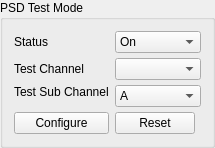
      <widget class="QGroupBox" name="groupBox_psd_test_mode">
       <property name="sizePolicy">
        <sizepolicy hsizetype="Preferred" vsizetype="Preferred">
         <horstretch>0</horstretch>
         <verstretch>0</verstretch>
        </sizepolicy>
       </property>
       <property name="minimumSize">
        <size>
         <width>0</width>
         <height>0</height>
        </size>
       </property>
       <property name="baseSize">
        <size>
         <width>201</width>
         <height>0</height>
        </size>
       </property>
       <property name="title">
        <string>PSD Test Mode</string>
       </property>
       <layout class="QGridLayout" name="gridLayout_5">
        <property name="verticalSpacing">
         <number>5</number>
        </property>
        <item row="1" column="1" colspan="2">
         <widget class="QComboBox" name="comboBox_psd_test_mode_channel_selection">
          <property name="sizePolicy">
           <sizepolicy hsizetype="Preferred" vsizetype="Preferred">
            <horstretch>0</horstretch>
            <verstretch>0</verstretch>
           </sizepolicy>
          </property>
         </widget>
        </item>
        <item row="1" column="0">
         <widget class="QLabel" name="label_37">
          <property name="text">
           <string>Test Channel</string>
          </property>
         </widget>
        </item>
        <item row="0" column="1" colspan="2">
         <widget class="QComboBox" name="comboBox_psd_test_mode">
          <property name="sizePolicy">
           <sizepolicy hsizetype="Preferred" vsizetype="Preferred">
            <horstretch>0</horstretch>
            <verstretch>0</verstretch>
           </sizepolicy>
          </property>
          <item>
           <property name="text">
            <string>On</string>
           </property>
          </item>
          <item>
           <property name="text">
            <string>Off</string>
           </property>
          </item>
         </widget>
        </item>
        <item row="0" column="0">
         <widget class="QLabel" name="label_36">
          <property name="text">
           <string>Status</string>
          </property>
         </widget>
        </item>
        <item row="2" column="0">
         <widget class="QLabel" name="label_38">
          <property name="text">
           <string>Test Sub Channel</string>
          </property>
         </widget>
        </item>
        <item row="2" column="1" rowspan="2" colspan="2">
         <widget class="QComboBox" name="comboBox_psd_test_mode_subchannel_selection">
          <property name="sizePolicy">
           <sizepolicy hsizetype="Preferred" vsizetype="Preferred">
            <horstretch>0</horstretch>
            <verstretch>0</verstretch>
           </sizepolicy>
          </property>
          <item>
           <property name="text">
            <string>A</string>
           </property>
          </item>
          <item>
           <property name="text">
            <string>B</string>
           </property>
          </item>
          <item>
           <property name="text">
            <string>C</string>
           </property>
          </item>
         </widget>
        </item>
        <item row="4" column="1">
         <widget class="QPushButton" name="pushButton_psd_test_mode_reset">
          <property name="text">
           <string>Reset</string>
          </property>
         </widget>
        </item>
        <item row="4" column="0">
         <widget class="QPushButton" name="pushButton_psd_test_mode_configure">
          <property name="minimumSize">
           <size>
            <width>75</width>
            <height>0</height>
           </size>
          </property>
          <property name="text">
           <string>Configure</string>
          </property>
         </widget>
        </item>
       </layout>
      </widget>
